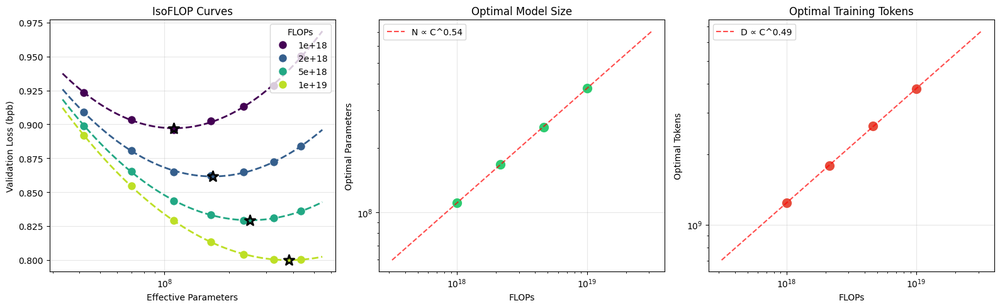
#> input picture src/nanochat/dev/scaling_laws_jan26.png, 1000 x 308 px, shrunk from 1589 x 489 before the run
$ python -i agentic.py   (imports and definitions only)
#> lines starting #> are read from the running program, lines starting #| are printed output that depends on the picture
import json
import os
from dataclasses import dataclass
from typing import TYPE_CHECKING, Any

import cv2
import numpy as np
from PIL import Image

from selfsuvis.pipeline.core import ensure_dir, get_logger, now_iso, settings

# [2 lines not run here, left out]


@dataclass
class Segment:
    segment_id: str
    label: str
    bbox: tuple[int, int, int, int]
    mean_color: tuple[int, int, int]
    area: int


@dataclass
class FrameResult:
    description: str
    segments: list[Segment]
    entities: list[dict[str, Any]]
    tracks: list[dict[str, Any]]
    warnings: list[str]


def _dominant_color_name(rgb: tuple[int, int, int]) -> str:
    r, g, b = rgb
    if r >= g and r >= b:
        return "red"
    if g >= r and g >= b:
        return "green"
    return "blue"


def _scene_description(frame_bgr: np.ndarray) -> str:
    gray = cv2.cvtColor(frame_bgr, cv2.COLOR_BGR2GRAY)
    mean_val = float(gray.mean())
    edges = cv2.Canny(gray, 80, 160)
    edge_density = float(np.mean(edges > 0))
    brightness = "bright" if mean_val > 150 else "dim" if mean_val < 80 else "balanced"
    texture = "detailed" if edge_density > 0.08 else "smooth"
    return f"A {brightness}, {texture} frame."


def _segment_kmeans(frame_bgr: np.ndarray, k: int = 4) -> list[Segment]:
    h, w = frame_bgr.shape[:2]
    data = frame_bgr.reshape((-1, 3)).astype(np.float32)
    if data.shape[0] < k:
        k = max(1, data.shape[0])
    criteria = (cv2.TERM_CRITERIA_EPS + cv2.TERM_CRITERIA_MAX_ITER, 10, 1.0)
    _, labels, centers = cv2.kmeans(data, k, None, criteria, 1, cv2.KMEANS_PP_CENTERS)
    labels = labels.flatten()
    centers = centers.astype(np.uint8)

    segments: list[Segment] = []
    for i in range(k):
        mask = labels == i
        if not np.any(mask):
            continue
        ys, xs = np.where(mask.reshape((h, w)))
        x0, x1 = int(xs.min()), int(xs.max())
        y0, y1 = int(ys.min()), int(ys.max())
        area = int(mask.sum())
        mean_color = tuple(int(c) for c in centers[i].tolist())
        seg = Segment(
            segment_id=f"region_{i}",
            label=f"region_{i}",
            bbox=(x0, y0, x1 - x0 + 1, y1 - y0 + 1),
            mean_color=mean_color,
            area=area,
        )
        segments.append(seg)
    return segments


# [10 lines left out: function _bbox_iou, not called in this run]


def image_to_text_agent(
    frame_bgr: np.ndarray,
    tagger: Any | None = None,
    segmenter: Any | None = None,
) -> tuple[str, list[Segment]]:
    segments: list[Segment] = []
    if segmenter and tagger:
        try:
            from selfsuvis.pipeline.vision.factory import mask_to_segments

            masks = segmenter.segment(frame_bgr)
            sam_segments = mask_to_segments(frame_bgr, masks, tagger)
            segments = [
                Segment(
                    segment_id=s.segment_id,
                    label=s.label,
                    bbox=s.bbox,
                    mean_color=s.mean_color,
                    area=s.area,
                )
                for s in sam_segments
            ]
        except Exception:
            segments = _segment_kmeans(frame_bgr, k=4)
    else:
        segments = _segment_kmeans(frame_bgr, k=4)

    description = _scene_description(frame_bgr)
    if tagger is not None:
        info = tagger.describe_image(Image.fromarray(cv2.cvtColor(frame_bgr, cv2.COLOR_BGR2RGB)))
        if info.get("labels"):
            labels = ", ".join([item["label"] for item in info["labels"]])
            description = f"{description} Likely: {labels}."

    if segments:
        dominant = max(segments, key=lambda s: s.area)
        color = _dominant_color_name(dominant.mean_color[::-1])
        description = f"{description} Dominant color: {color}."
    return description, segments


# [252 lines left out: functions recognition_correctness_agent, ontology_agent, matching_agent, _build_ontology_entities, _process_frame_to_record, formatter_agent and 1 more, not called in this run]

>>> import cv2
>>> picture = cv2.imread('../../../nanochat/dev/scaling_laws_jan26.png')
#> picture is the input picture: shape (308, 1000, 3); mean B, G, R 248, 248.4, 248.4
>>> result = image_to_text_agent(picture)
#> in _segment_kmeans, `_, labels, centers = cv2.kmeans(data, k, None, criteria, 1, cv2.KMEANS..`: centers = [[255, 255.1, 255.1], [170.2, 186.8, 191.9], [116.3, 119.4, 112.3], [65.15, 50.19, 58.11]]
#> in _segment_kmeans, `centers = centers.astype(np.uint8)`: centers = [[255, 255, 255], [170, 186, 191], [116, 119, 112], [65, 50, 58]]
#> the loop in _segment_kmeans, `for i in range(k):` made 4 passes
#> (x0, x1, y0, y1, area, mean_color) on passes 1 to 4: (0, 999, 0, 307, 291876, (255, 255, 255)), (5, 994, 6, 300, 7121, (170, 186, 191)), (6, 994, 6, 300, 6870, (116, 119, 112)), (7, 994, 7, 299, 2133, (65, 50, 58))
#> after the loop in _segment_kmeans, `for i in range(k):`: segments = 4 items
#> in _scene_description, `mean_val = float(gray.mean())`: mean_val = 248.3
#> in _scene_description, `edges = cv2.Canny(gray, 80, 160)`:
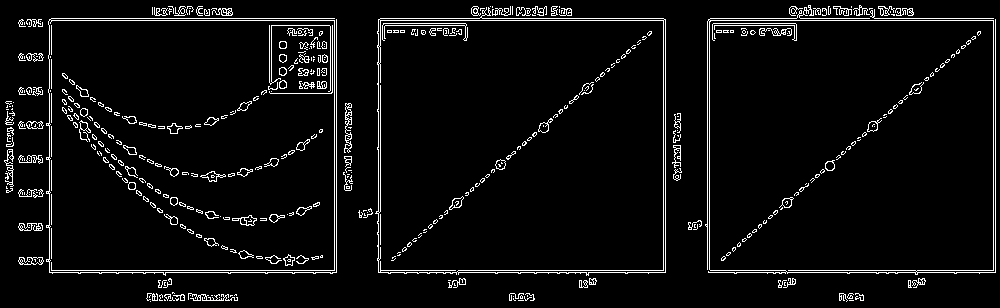
#> edges: shape (308, 1000); 5.1% white in thin lines or dots
#> in _scene_description, `edge_density = float(np.mean(edges > 0))`: edge_density = 0.0508
#> in _scene_description, `brightness = "bright" if mean_val > 150 else "dim" if mean_val < 80 el..`: brightness = 'bright'
#> in _scene_description, `texture = "detailed" if edge_density > 0.08 else "smooth"`: texture = 'smooth'
#> in image_to_text_agent, `description = _scene_description(frame_bgr)`: description = 'A bright, smooth frame.'
#> in image_to_text_agent, `color = _dominant_color_name(dominant.mean_color[::-1])`: color = 'red'
